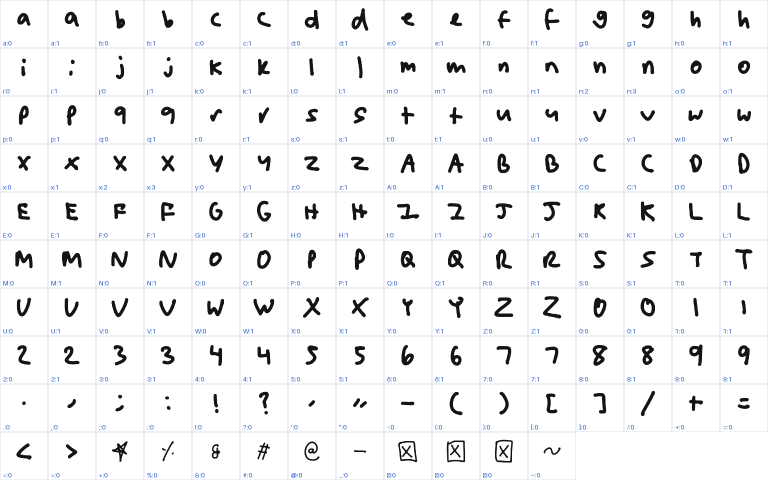
#> input picture examples/contact_sheet.png, 1536 x 960 px (shown at 1/2 size)
$ python run_sample.py examples/contact_sheet.png
#> lines starting #> are read from the running program, lines starting #| are printed output that depends on the picture; after the words box and inside, x2 and y2 are one past the last pixel; in counts of white or black regions, pixels touching at a corner belong together
### handwriting/extract.py
"""Turn a photo/screenshot of someone's handwriting (rows of characters) into a HandwritingFont.

Assumptions about the sample image:
  * Characters are written in left-to-right rows, in the same order as the `rows` strings you pass in.
  * Characters in a row do not touch each other (pieces of one character, like the dot of an "i",
    are fine and get merged automatically).
  * Paper, grid lines and guides are light. Ink is clearly darker (any pen color works).
"""
from __future__ import annotations

import numpy as np
import cv2
from PIL import Image, ImageDraw
from scipy import ndimage as ndi

from .font import Glyph, HandwritingFont

# characters that sit on the baseline (used to measure where the baseline is in each row)
BASELINE_ANCHORS = set("acehimnorstuvwxzABCDEFHIKLMNOPRSTUVWXYZ0123456789")
X_HEIGHT_CHARS = set("acemnorsuvwxz")
CAP_CHARS = set("EFHILTZ")


class ExtractionError(Exception):
    pass


def ink_alpha(img: Image.Image) -> np.ndarray:
    """0..1 'how much ink' per pixel. Uses the darkest channel so blue/green/red pens work
    but light-blue grid lines (min channel ~180+) do not."""
    rgb = np.asarray(img.convert("RGB")).astype(np.float32)
    mn = rgb.min(axis=2)
    return np.clip((170.0 - mn) / 100.0, 0.0, 1.0)


def _components(alpha: np.ndarray, min_area: int = 6):
    mask = alpha > 0.5
    lab, n = ndi.label(mask, structure=np.ones((3, 3)))
    comps = []
    for i, sl in enumerate(ndi.find_objects(lab), start=1):
        if sl is None:
            continue
        ys, xs = sl
        area = int((lab[sl] == i).sum())
        if area >= min_area:
            comps.append(dict(id=i, x0=xs.start, x1=xs.stop, y0=ys.start, y1=ys.stop, area=area))
    return lab, comps


def _group_rows(comps):
    rows, cur, cur_y1 = [], [], -1
    for c in sorted(comps, key=lambda c: c["y0"]):
        if cur and c["y0"] >= cur_y1:
            rows.append(cur)
            cur, cur_y1 = [], -1
        cur.append(c)
        cur_y1 = max(cur_y1, c["y1"])
    if cur:
        rows.append(cur)
    # drop stray specks (a "row" with far less ink than the others)
    if len(rows) > 1:
        areas = [sum(c["area"] for c in r) for r in rows]
        med = float(np.median(areas))
        rows = [r for r, a in zip(rows, areas) if a > 0.1 * med]
    return rows


# [64 lines left out: functions _cluster_row, _merge_closest, _cluster_row_to_count, _crop, estimate_stroke, not called in this run]


def extract_font(image, rows: list[str], debug_path: str | None = None) -> HandwritingFont:
#> called with image = 'examples/contact_sheet.png', debug_path = 'out_debug.png'
    img = Image.open(image) if isinstance(image, str) else image
#> img is the input picture: PIL image 1536x960 RGB; mean R, G, B 242.2, 242.6, 243.7
    alpha = ink_alpha(img)
#> in ink_alpha, `return np.clip((170.0 - mn) / 100.0, 0.0, 1.0)`:
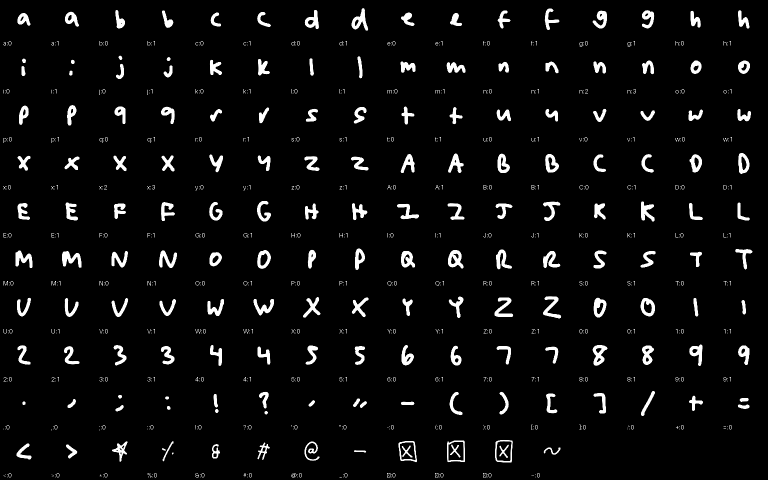
#> returned value: shape (960, 1536) float32 (shown at 1/2 size); min 0, max 1, mean 0.0475
    lab, comps = _components(alpha)
#> in _components, `mask = alpha > 0.5`:
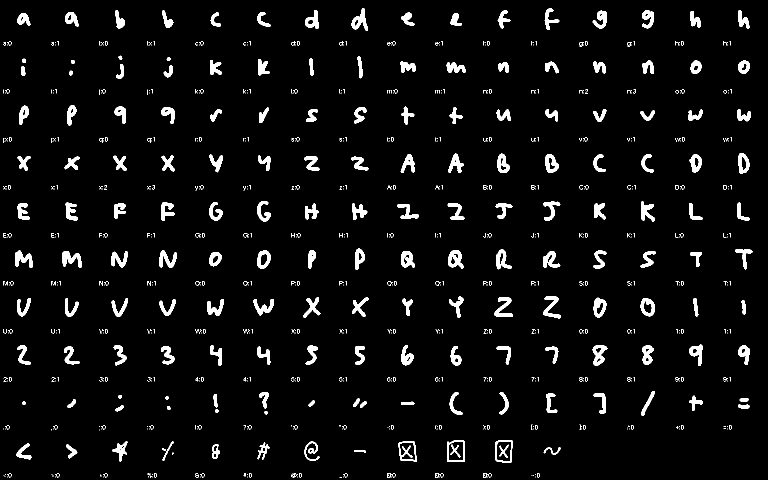
#> mask: shape (960, 1536) bool (shown at 1/2 size); 4.7% white; 872 white regions (569 under 20 px), largest, box (x1, y1, x2, y2) and area: (124, 502, 163, 536) 704, (896, 500, 927, 537) 679, (1185, 690, 1215, 732) 676
#> in _components, `lab, n = ndi.label(mask, structure=np.ones((3, 3)))`:
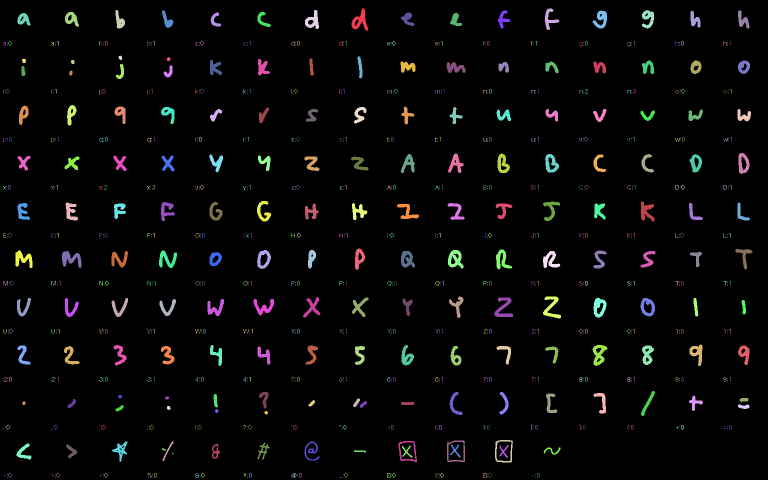
#> lab: shape (960, 1536) int32 (shown at 1/2 size); 873 distinct labels, from 0 to 872; one colour per label, 0 black
#> in _components, `lab, n = ndi.label(mask, structure=np.ones((3, 3)))`: n = 872
#> the loop in _components, `for i, sl in enumerate(ndi.find_objects(lab), start=1):` made 872 passes
#> area on passes 1 to 3: 659, 447, 387
#> after the loop in _components, `for i, sl in enumerate(ndi.find_objects(lab), start=1):`: comps = 486 items
#> comps = 486 items
    row_groups = _group_rows(comps)
#> the loop in _group_rows, `for c in sorted(comps, key=lambda c: c["y0"]):` made 486 passes
#> cur_y1 on passes 1 to 12: 61, 61, 61, 61, 61, 61, 61, 61, 61, 61, 61, 61
#> after the loop in _group_rows, `for c in sorted(comps, key=lambda c: c["y0"]):`: cur = 22 items; cur_y1 = 955; rows = 19 items
#> in _group_rows, `areas = [sum(c["area"] for c in r) for r in rows]`: areas = [6810, 538, 5340, 481, 5712, 466, 7264, 533, 7480, 532, 8428, 612, 7570, 506, 7528, 530, 3901, 392, 4130, 428]
#> in _group_rows, `med = float(np.median(areas))`: med = 2256.5
#> in _group_rows, `rows = [r for r, a in zip(rows, areas) if a > 0.1 * med]`: rows = 20 items
#> row_groups = 20 items
    if len(row_groups) != len(rows):
#> (the run stopped early here; a loop or call above may not have finished)

$ run again, on examples/full_lined.png
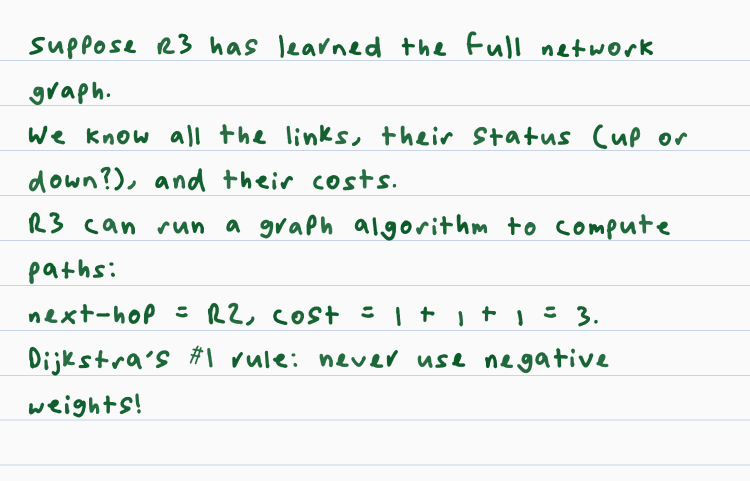
#> input picture examples/full_lined.png, 1500 x 961 px (shown at 1/2 size)
#> in extract_font, img is the input picture: PIL image 1500x961 RGB; mean R, G, B 237.2, 241.4, 239.3
#> in _components, `mask = alpha > 0.5`:
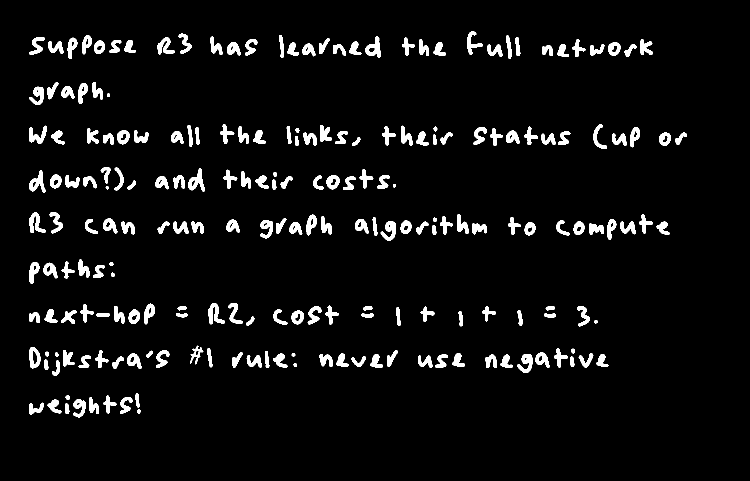
#> mask: shape (961, 1500) bool (shown at 1/2 size); 5.1% white; 213 white regions, largest, box (x1, y1, x2, y2) and area: (376, 336, 410, 384) 708, (416, 606, 450, 649) 672, (58, 341, 91, 386) 656
#> in _components, `lab, n = ndi.label(mask, structure=np.ones((3, 3)))`:
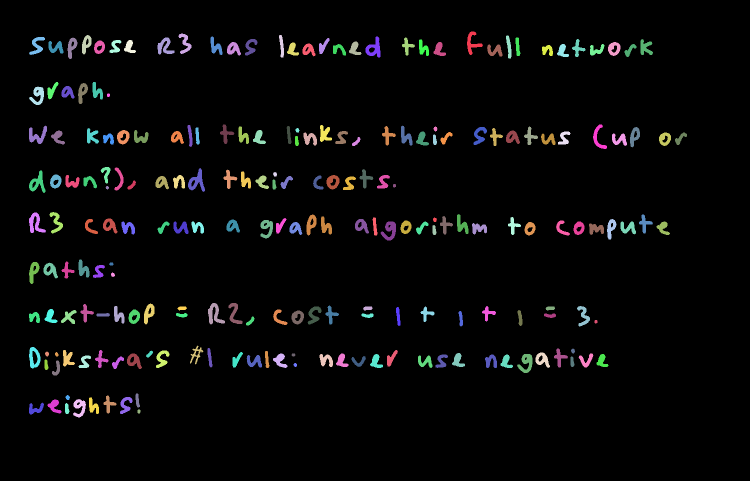
#> lab: shape (961, 1500) int32 (shown at 1/2 size); 214 distinct labels, from 0 to 213; one colour per label, 0 black
#> n = 213
#> the loop in _components, `for i, sl in enumerate(ndi.find_objects(lab), start=1):` made 213 passes
#> area on passes 1 to 3: 532, 446, 430
#> after the loop in _components, `for i, sl in enumerate(ndi.find_objects(lab), start=1):`: comps = 213 items
#> the loop in _group_rows, `for c in sorted(comps, key=lambda c: c["y0"]):` made 213 passes
#> cur_y1 on passes 1 to 8: 110, 110, 110, 115, 117, 117, 117, 117
#> after the loop in _group_rows, `for c in sorted(comps, key=lambda c: c["y0"]):`: cur = 10 items; cur_y1 = 835; rows = 8 items
#> areas = [13107, 2242, 12704, 7726, 13002, 2197, 8539, 11611, 2897]
#> med = 8539
#> in _group_rows, `rows = [r for r, a in zip(rows, areas) if a > 0.1 * med]`: rows = 9 items

$ run again, on examples/sample_lined.png
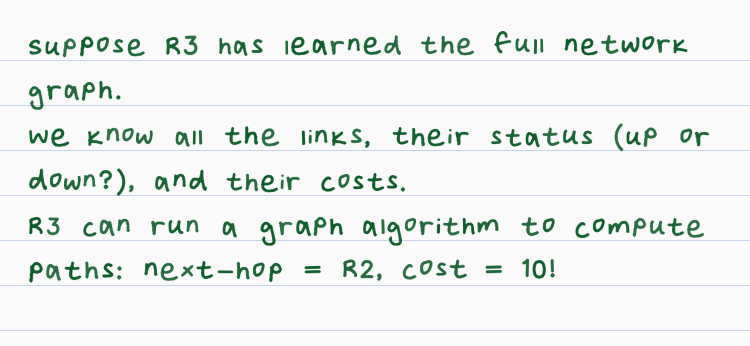
#> input picture examples/sample_lined.png, 1500 x 691 px (shown at 1/2 size)
#> in extract_font, img is the input picture: PIL image 1500x691 RGB; mean R, G, B 236.6, 240.9, 238.8
#> in _components, `mask = alpha > 0.5`:
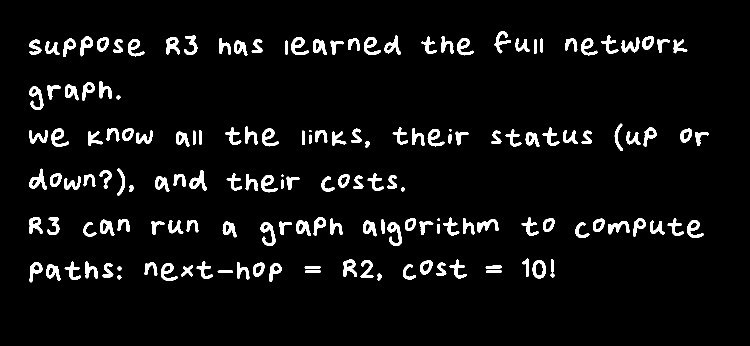
#> mask: shape (691, 1500) bool (shown at 1/2 size); 5.4% white; 161 white regions (2 under 20 px), largest, box (x1, y1, x2, y2) and area: (521, 444, 551, 491) 634, (775, 444, 804, 491) 617, (58, 337, 94, 380) 598
#> in _components, `lab, n = ndi.label(mask, structure=np.ones((3, 3)))`:
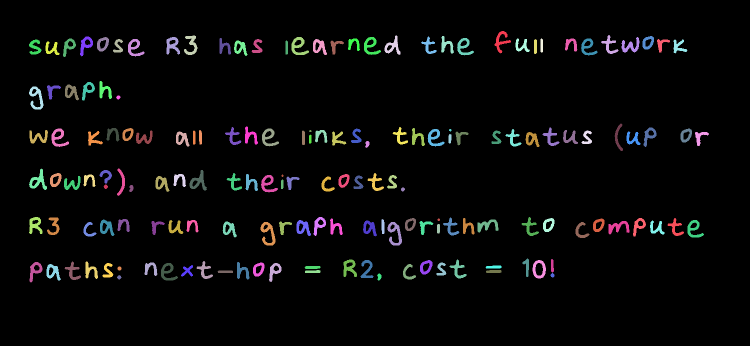
#> lab: shape (691, 1500) int32 (shown at 1/2 size); 162 distinct labels, from 0 to 161; one colour per label, 0 black
#> n = 161
#> the loop in _components, `for i, sl in enumerate(ndi.find_objects(lab), start=1):` made 161 passes
#> area on passes 1 to 3: 491, 418, 469
#> after the loop in _components, `for i, sl in enumerate(ndi.find_objects(lab), start=1):`: comps = 161 items
#> the loop in _group_rows, `for c in sorted(comps, key=lambda c: c["y0"]):` made 161 passes
#> cur_y1 on passes 1 to 8: 107, 108, 110, 110, 110, 110, 113, 113
#> after the loop in _group_rows, `for c in sorted(comps, key=lambda c: c["y0"]):`: cur = 30 items; cur_y1 = 565; rows = 5 items
#> areas = [12863, 2250, 11653, 7174, 12587, 9147]
#> med = 10400
#> in _group_rows, `rows = [r for r, a in zip(rows, areas) if a > 0.1 * med]`: rows = 6 items
